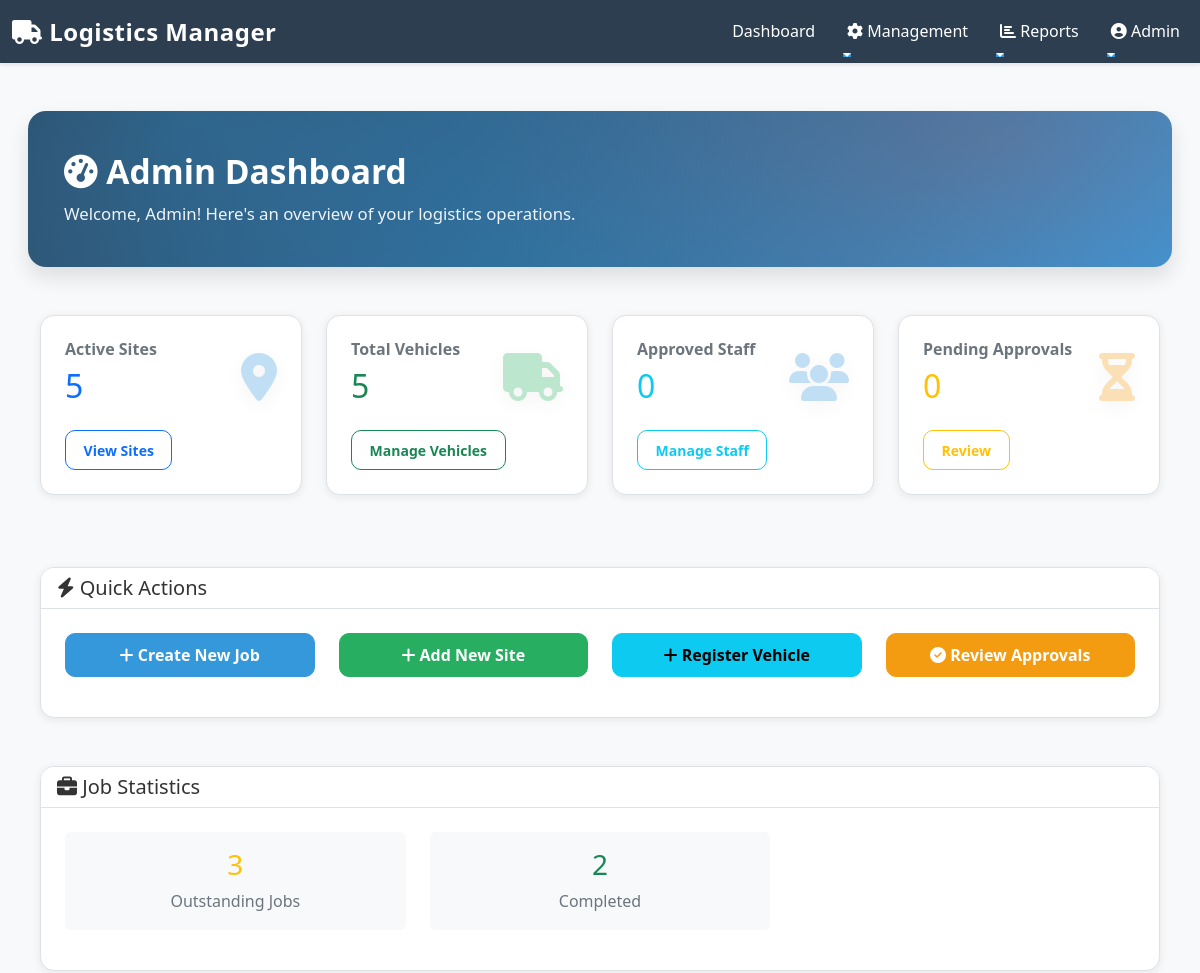
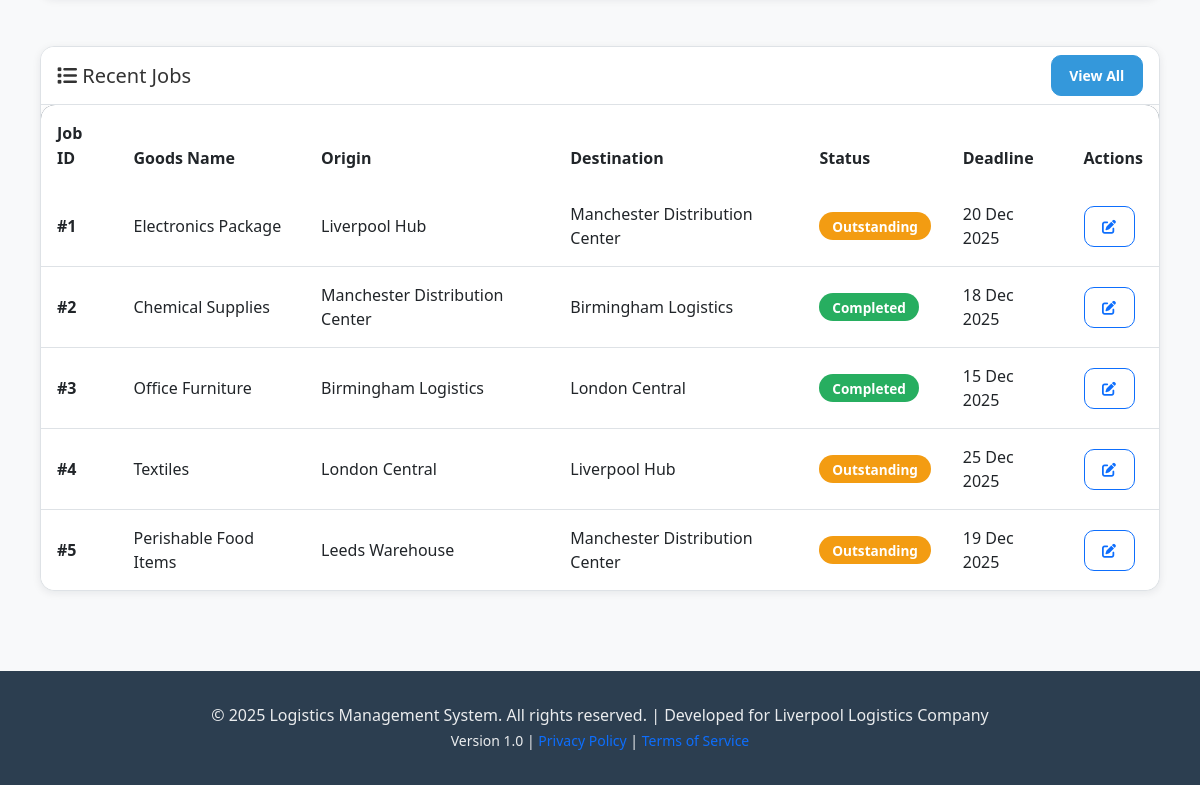
The page /admin/dashboard.php (signed in) on the database its author committed (2 pictures, top to bottom).
### tables this page shows
CREATE TABLE IF NOT EXISTS job (
    job_id INT PRIMARY KEY AUTO_INCREMENT,
    goods_name VARCHAR(100) NOT NULL,
    quantity INT NOT NULL,
    total_weight_kg INT NOT NULL,  
    total_volume_m3 INT NOT NULL, 
    is_hazardous TINYINT(1) NOT NULL,
    start_date DATE NOT NULL,
    deadline DATE NOT NULL,
    status ENUM('Outstanding', 'Completed') NOT NULL DEFAULT 'Outstanding',
    origin_site_id INT NOT NULL,
    destination_site_id INT NOT NULL,
    created_employee_id INT NOT NULL,
    description TEXT,
    created_at TIMESTAMP DEFAULT CURRENT_TIMESTAMP,
    updated_at TIMESTAMP DEFAULT CURRENT_TIMESTAMP ON UPDATE CURRENT_TIMESTAMP,
    assigned_vehicle_id INT, 
    FOREIGN KEY (origin_site_id) REFERENCES site(site_id),
    FOREIGN KEY (destination_site_id) REFERENCES site(site_id),
    FOREIGN KEY (created_employee_id) REFERENCES employee(employee_id),
    FOREIGN KEY (assigned_vehicle_id) REFERENCES vehicle(vehicle_id) 
);

CREATE TABLE IF NOT EXISTS site (
    site_id INT PRIMARY KEY AUTO_INCREMENT,
    site_name VARCHAR(100) NOT NULL UNIQUE,
    address_line_1 VARCHAR(255) NOT NULL,
    address_city VARCHAR(100) NOT NULL,
    address_postcode VARCHAR(20) NOT NULL,
    contact_phone VARCHAR(20),
    is_active TINYINT(1) DEFAULT 1,
    created_at TIMESTAMP DEFAULT CURRENT_TIMESTAMP
);

### admin/dashboard.php (the view, shortened to what this page needs)
<?php
include '../includes/header.php';
$stats = [];
$result = $conn->query("SELECT COUNT(*) as count FROM site WHERE is_active = 1");
$stats['active_sites'] = $result->fetch_assoc()['count'];
$result = $conn->query("SELECT COUNT(*) as count FROM vehicle");
$stats['total_vehicles'] = $result->fetch_assoc()['count'];
$result = $conn->query("SELECT COUNT(*) as count FROM employee WHERE role = 'Staff' AND is_approved = 1");
$stats['approved_staff'] = $result->fetch_assoc()['count'];
$result = $conn->query("SELECT COUNT(*) as count FROM employee WHERE is_approved = 0");
$stats['pending_approvals'] = $result->fetch_assoc()['count'];
$result = $conn->query("SELECT COUNT(*) as count FROM job WHERE status = 'Outstanding'");
$stats['outstanding_jobs'] = $result->fetch_assoc()['count'];
$result = $conn->query("SELECT COUNT(*) as count FROM job WHERE status = 'In Progress'");
$stats['in_progress_jobs'] = $result->fetch_assoc()['count'];
$result = $conn->query("SELECT COUNT(*) as count FROM job WHERE status = 'Completed'");
$stats['completed_jobs'] = $result->fetch_assoc()['count'];
$recent_jobs = $conn->query("
    SELECT j.job_id, j.goods_name, j.status, j.deadline, s1.site_name as origin, s2.site_name as destination
    FROM job j
    JOIN site s1 ON j.origin_site_id = s1.site_id
    JOIN site s2 ON j.destination_site_id = s2.site_id
    ORDER BY j.created_at DESC
    LIMIT 5
");
?>
<div class="container-fluid">
    <section class="page-header mb-5">
        <div class="container">
            <h1><i class="fas fa-tachometer-alt"></i> Admin Dashboard</h1>
            <p class="lead">Welcome, <?php echo htmlspecialchars($_SESSION['first_name']); ?>! Here's an overview of your logistics operations.</p>
        </div>
    </section>
    <div class="container-fluid">
        <div class="row mb-5">
            <div class="col-md-6 col-lg-3 mb-4">
                <div class="card">
                    <div class="card-body">
                        <div class="d-flex justify-content-between align-items-center">
                            <div>
                                <h6 class="card-title text-muted">Active Sites</h6>
                                <h2 class="text-primary"><?php echo $stats['active_sites']; ?></h2>
                            </div>
                            <i class="fas fa-map-marker-alt fa-3x" style="color: #3498db; opacity: 0.3;"></i>
                        </div>
                        <a href="sites.php" class="btn btn-sm btn-outline-primary mt-3">View Sites</a>
                    </div>
                </div>
            </div>
            <div class="col-md-6 col-lg-3 mb-4">
                <div class="card">
                    <div class="card-body">
                        <div class="d-flex justify-content-between align-items-center">
                            <div>
                                <h6 class="card-title text-muted">Total Vehicles</h6>
                                <h2 class="text-success"><?php echo $stats['total_vehicles']; ?></h2>
                            </div>
                            <i class="fas fa-truck fa-3x" style="color: #27ae60; opacity: 0.3;"></i>
                        </div>
                        <a href="vehicles.php" class="btn btn-sm btn-outline-success mt-3">Manage Vehicles</a>
                    </div>
                </div>
            </div>
            <div class="col-md-6 col-lg-3 mb-4">
                <div class="card">
                    <div class="card-body">
                        <div class="d-flex justify-content-between align-items-center">
                            <div>
                                <h6 class="card-title text-muted">Approved Staff</h6>
                                <h2 class="text-info"><?php echo $stats['approved_staff']; ?></h2>
                            </div>
                            <i class="fas fa-users fa-3x" style="color: #3498db; opacity: 0.3;"></i>
                        </div>
                        <a href="employees.php" class="btn btn-sm btn-outline-info mt-3">Manage Staff</a>
                    </div>
                </div>
            </div>
            <div class="col-md-6 col-lg-3 mb-4">
                <div class="card">
                    <div class="card-body">
                        <div class="d-flex justify-content-between align-items-center">
                            <div>
                                <h6 class="card-title text-muted">Pending Approvals</h6>
                                <h2 class="text-warning"><?php echo $stats['pending_approvals']; ?></h2>
                            </div>
                            <i class="fas fa-hourglass-half fa-3x" style="color: #f39c12; opacity: 0.3;"></i>
                        </div>
                        <a href="approvals.php" class="btn btn-sm btn-outline-warning mt-3">Review</a>
                    </div>
                </div>
            </div>
        </div>
        <div class="row mb-5">
            <div class="col-lg-12">
                <div class="card">
                    <div class="card-header">
                        <h5 class="mb-0"><i class="fas fa-bolt"></i> Quick Actions</h5>
                    </div>
                    <div class="card-body">
                        <div class="row">
                            <div class="col-md-3 mb-3">
                                <a href="jobs.php?action=create" class="btn btn-primary w-100">
                                    <i class="fas fa-plus"></i> Create New Job
                                </a>
                            </div>
                            <div class="col-md-3 mb-3">
                                <a href="sites.php?action=create" class="btn btn-success w-100">
                                    <i class="fas fa-plus"></i> Add New Site
                                </a>
                            </div>
                            <div class="col-md-3 mb-3">
                                <a href="vehicles.php?action=create" class="btn btn-info w-100">
                                    <i class="fas fa-plus"></i> Register Vehicle
                                </a>
                            </div>
                            <div class="col-md-3 mb-3">
                                <a href="approvals.php" class="btn btn-warning w-100">
                                    <i class="fas fa-check-circle"></i> Review Approvals
                                </a>
                            </div>
                        </div>
                    </div>
                </div>
            </div>
        </div>
        <div class="row mb-5">
            <div class="col-lg-12">
                <div class="card">
                    <div class="card-header">
                        <h5 class="mb-0"><i class="fas fa-briefcase"></i> Job Statistics</h5>
                    </div>
                    <div class="card-body">
                        <div class="row text-center">
                            <div class="col-md-4 mb-3">
                                <div class="p-3 bg-light rounded">
                                    <h3 class="text-warning"><?php echo $stats['outstanding_jobs']; ?></h3>
                                    <p class="text-muted mb-0">Outstanding Jobs</p>
                                </div>
                            </div>
                            <div class="col-md-4 mb-3">
                                <div class="p-3 bg-light rounded">
                                    <h3 class="text-success"><?php echo $stats['completed_jobs']; ?></h3>
                                    <p class="text-muted mb-0">Completed</p>
                                </div>
                            </div>
                        </div>
                    </div>
                </div>
            </div>
        </div>
        <div class="row mb-5">
            <div class="col-lg-12">
                <div class="card">
                    <div class="card-header d-flex justify-content-between align-items-center">
                        <h5 class="mb-0"><i class="fas fa-list"></i> Recent Jobs</h5>
                        <a href="jobs.php" class="btn btn-sm btn-primary">View All</a>
                    </div>
                    <div class="table-responsive">
                        <table class="table table-hover mb-0">
                            <thead>
                                <tr>
                                    <th>Job ID</th>
                                    <th>Goods Name</th>
                                    <th>Origin</th>
                                    <th>Destination</th>
                                    <th>Status</th>
                                    <th>Deadline</th>
                                    <th>Actions</th>
                                </tr>
                            </thead>
                            <tbody>
                                <?php while ($job = $recent_jobs->fetch_assoc()): ?>
                                    <tr>
                                        <td><strong>#<?php echo $job['job_id']; ?></strong></td>
                                        <td><?php echo htmlspecialchars($job['goods_name']); ?></td>
                                        <td><?php echo htmlspecialchars($job['origin']); ?></td>
                                        <td><?php echo htmlspecialchars($job['destination']); ?></td>
                                        <td>
                                            <span class="badge badge-<?php echo strtolower(str_replace(' ', '-', $job['status'])); ?>">
                                                <?php echo $job['status']; ?>
                                            </span>
                                        </td>
                                        <td><?php echo date('d M Y', strtotime($job['deadline'])); ?></td>
                                        <td>
                                            <a href="jobs.php?action=edit&id=<?php echo $job['job_id']; ?>" class="btn btn-sm btn-outline-primary">
                                                <i class="fas fa-edit"></i>
                                            </a>
                                        </td>
                                    </tr>
                                <?php endwhile; ?>
                            </tbody>
                        </table>
                    </div>
                </div>
            </div>
        </div>
    </div>
</div>
<?php include '../includes/footer.php'; ?>

### rows shown on the page
job: job_id "1", goods_name "Electronics Package", origin_site.site_name "Liverpool Hub", destination_site.site_name "Manchester Distribution Center", status "Outstanding", deadline "20 Dec 2025"
job: job_id "2", goods_name "Chemical Supplies", origin_site.site_name "Manchester Distribution Center", destination_site.site_name "Birmingham Logistics", status "Completed", deadline "18 Dec 2025"
job: job_id "3", goods_name "Office Furniture", origin_site.site_name "Birmingham Logistics", destination_site.site_name "London Central", status "Completed", deadline "15 Dec 2025"
job: job_id "4", goods_name "Textiles", origin_site.site_name "London Central", destination_site.site_name "Liverpool Hub", status "Outstanding", deadline "25 Dec 2025"
job: job_id "5", goods_name "Perishable Food Items", origin_site.site_name "Leeds Warehouse", destination_site.site_name "Manchester Distribution Center", status "Outstanding", deadline "19 Dec 2025"

### other values the page prints
$user_name "Admin"
$_SESSION['first_name'] "Admin"
$stats['active_sites'] "5"
$stats['total_vehicles'] "5"
$stats['approved_staff'] "0"
$stats['pending_approvals'] "0"
$stats['outstanding_jobs'] "3"
$stats['completed_jobs'] "2"
